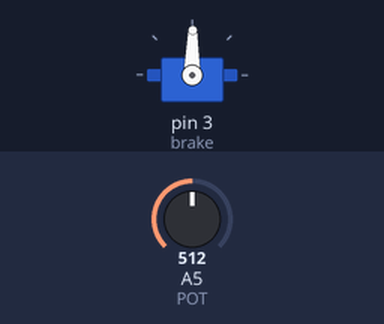
A sketch run on a simulated Arduino Uno, built with avr-gcc and run on an emulated ATmega328P. Parts: servo. The test bench sets the inputs (shaded band); at power-on: A5 (POT) = 512.

Above: at 1.2 s.
1.3 s: A5 (POT) set to 716
At 1.8 s:
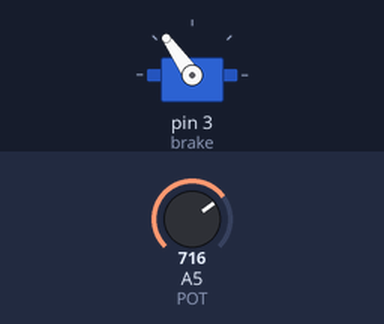
2.8 s: A5 (POT) set to 900
At 3.8 s:
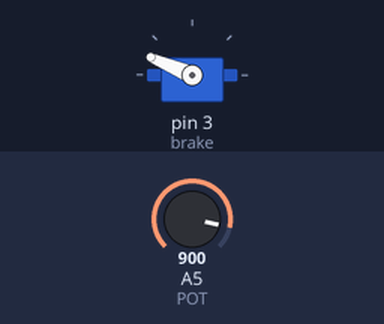
4.3 s: A5 (POT) set to 1023
At 5.3 s:
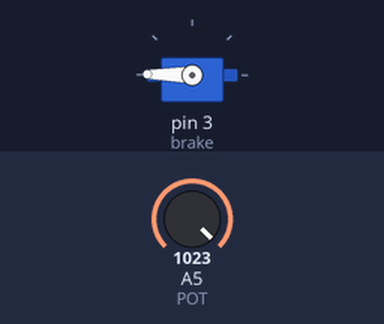
5.8 s: A5 (POT) set to 306
At 6.1 s:
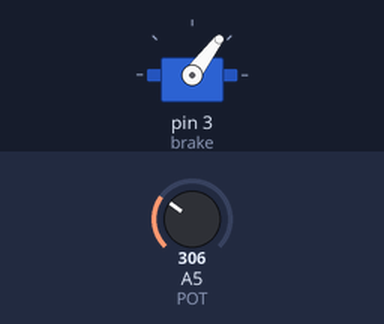
7.3 s: A5 (POT) set to 122
At 8.5 s:
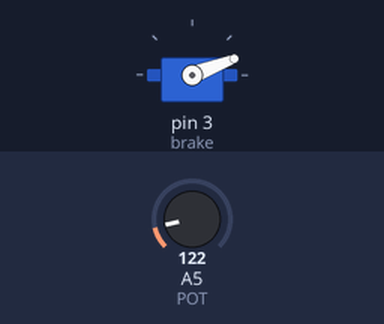
8.8 s: A5 (POT) set to 511
At 9.6 s:
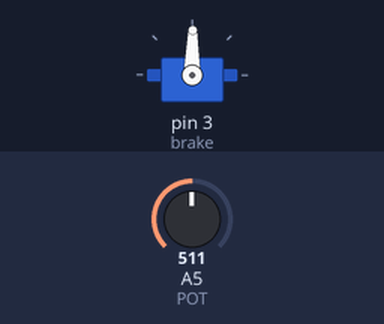
Timing chart, 0 to 11.3 s (numbered marks = the images above; inputs shaded):
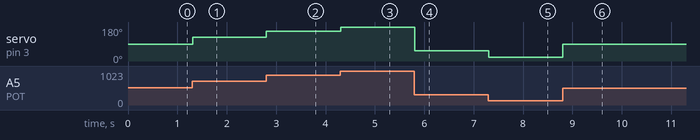

Measured:
- after the input at 1.3 s, servo on pin 3 (brake): 89° → 125° at once
- after the input at 2.8 s, servo on pin 3 (brake): 125° → 157° at once
- after the input at 4.3 s, servo on pin 3 (brake): 157° → 179° at once
- after the input at 5.8 s, servo on pin 3 (brake): 179° → 53° at once
- after the input at 7.3 s, servo on pin 3 (brake): 53° → 21° at once
- after the input at 8.8 s, servo on pin 3 (brake): 21° → 89° at once

The sketch:

brake.ino
```cpp
#include <Servo.h>

Servo brake;
#define POT 5

void setup()
{
  pinMode(POT,INPUT);
  brake.attach(3);
}

void loop()
{
  int val;
  val = analogRead(POT);
  val = map(val, 0, 1023, 0, 179);
  brake.write(val);
  delay(15);
}
```
